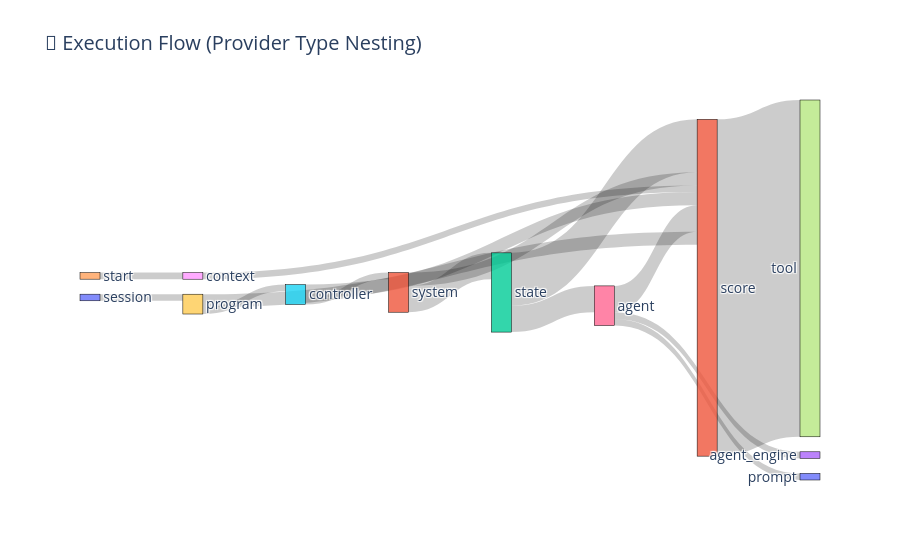

Write notebook code for a chart like this one.
### Markdown cell above
### 🧩 Execution Flow (Provider Type Nesting)

This Sankey diagram visualizes the hierarchical execution path taken by the system during a program run.

#### 🔍 What this code does:
- The code groups log entries (`provider_log`) by their `called_by_type` (who invoked them) and `provider_type` (what kind of provider was called).
- It then builds a flow network showing how control moves from one provider type to the next.
- The width of each band represents the number of calls made along that path.

#### 🧠 What you're seeing in the chart:
- **Left-to-right flow** from high-level providers like `session`, `program`, and `controller`, down to mid-level like `system` and `state`, and finally to low-level workers like `agent`, `score`, and `tool`.
- **Wider bands** indicate more frequent interactions. For example, the `state → score` and `score → tool` flows are thick, indicating heavy evaluation and tool usage.
- **Branching paths** (e.g., from `agent` to `score`, `tool`, `agent_engine`) reveal the dependencies that agents rely on to make decisions.

This diagram is useful for identifying:
- Execution bottlenecks
- Overused subsystems
- System architecture layering

It’s a high-level snapshot of how components orchestrate a complete run.

### Code cell
import plotly.graph_objects as go

# Prepare nodes and links
df["source"] = df["called_by_type"].fillna("start")
df["target"] = df["provider_type"]

nodes = list(set(df["source"]) | set(df["target"]))
node_indices = {name: i for i, name in enumerate(nodes)}

link_data = (
    df.groupby(["source", "target"])
    .size()
    .reset_index(name="count")
    .assign(
        source_idx=lambda d: d["source"].map(node_indices),
        target_idx=lambda d: d["target"].map(node_indices)
    )
)

fig = go.Figure(go.Sankey(
    node=dict(
        pad=15,
        thickness=20,
        line=dict(color="black", width=0.5),
        label=nodes
    ),
    link=dict(
        source=link_data["source_idx"],
        target=link_data["target_idx"],
        value=link_data["count"]
    )
))

fig.update_layout(title_text="🧩 Execution Flow (Provider Type Nesting)", font_size=14)
fig.show()

### Figure 1 — Plotly figure (JSON) as saved in the notebook; plotly's stock layout.template omitted (floating-point values rounded to 4 significant figures)
{"data": [{"link": {"source": [6, 6, 6, 8, 5, 5, 9, 9, 1, 0, 4, 2, 2, 11, 11], "target": [3, 10, 1, 1, 1, 11, 5, 1, 7, 9, 8, 6, 1, 1, 2], "value": [1, 1, 4, 1, 2, 1, 1, 2, 51, 1, 1, 4, 8, 2, 4]}, "node": {"label": ["session", "score", "state", "agent_engine", "start", "controller", "agent", "tool", "context", "program", "prompt", "system"], "line": {"color": "black", "width": 0.5}, "pad": 15, "thickness": 20}, "type": "sankey"}], "layout": {"font": {"size": 14}, "title": {"text": "🧩 Execution Flow (Provider Type Nesting)"}}}
